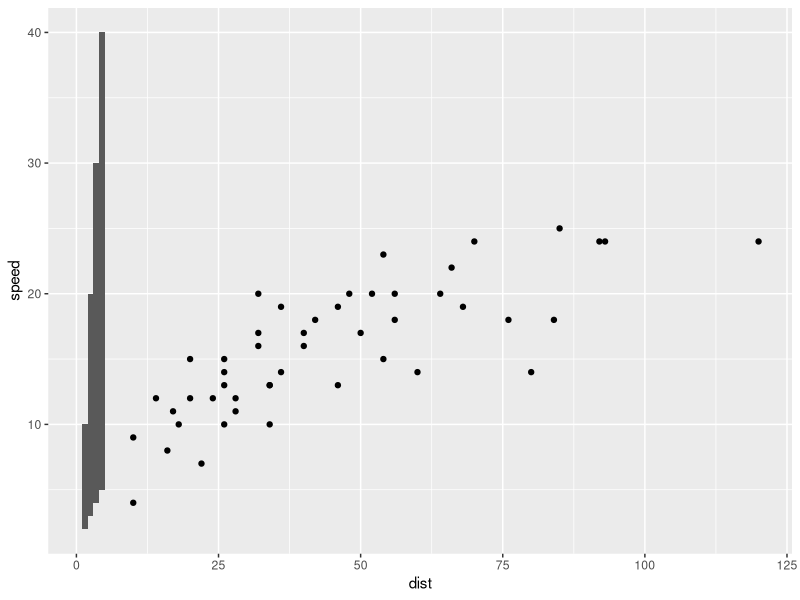
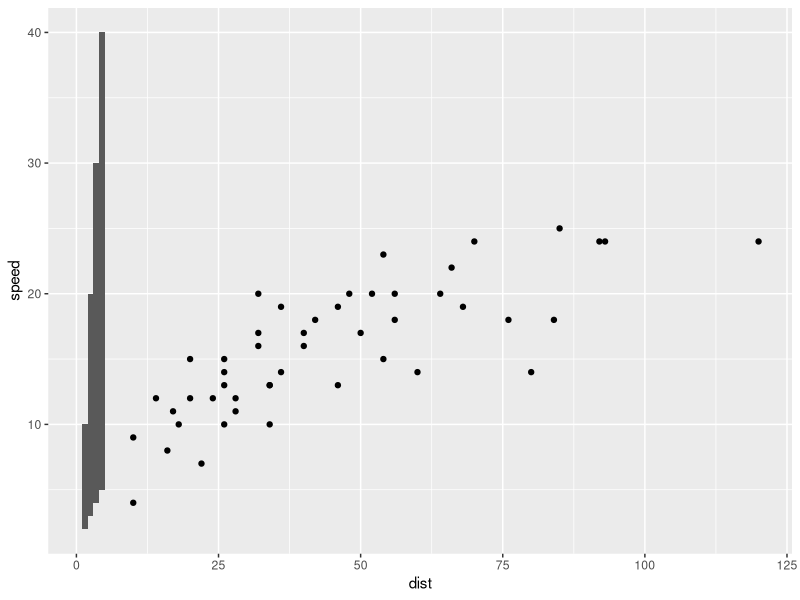

Source code (R) for these figures, in order:
## ---- chunk 1
library(ggforce)
library(ggplot2)
ggplot(cars, aes(x = dist, y = speed)) + 
  geom_point() + 
  annotate("rect", 
           xmin = 1:4, ymin = 1:4*10, 
           xmax = 2:5, ymax = 2:5)

library(ggforce)
ggplot(cars, aes(x = dist, y = speed)) + 
  geom_point() + 
  annotate("rect", 
           xmin = 1:4, ymin = 1:4*10, 
           xmax = 2:5, ymax = 2:5) +
  annotate("circle", x0 = 5, y0 = 5, r = 12,
           color = "red")
